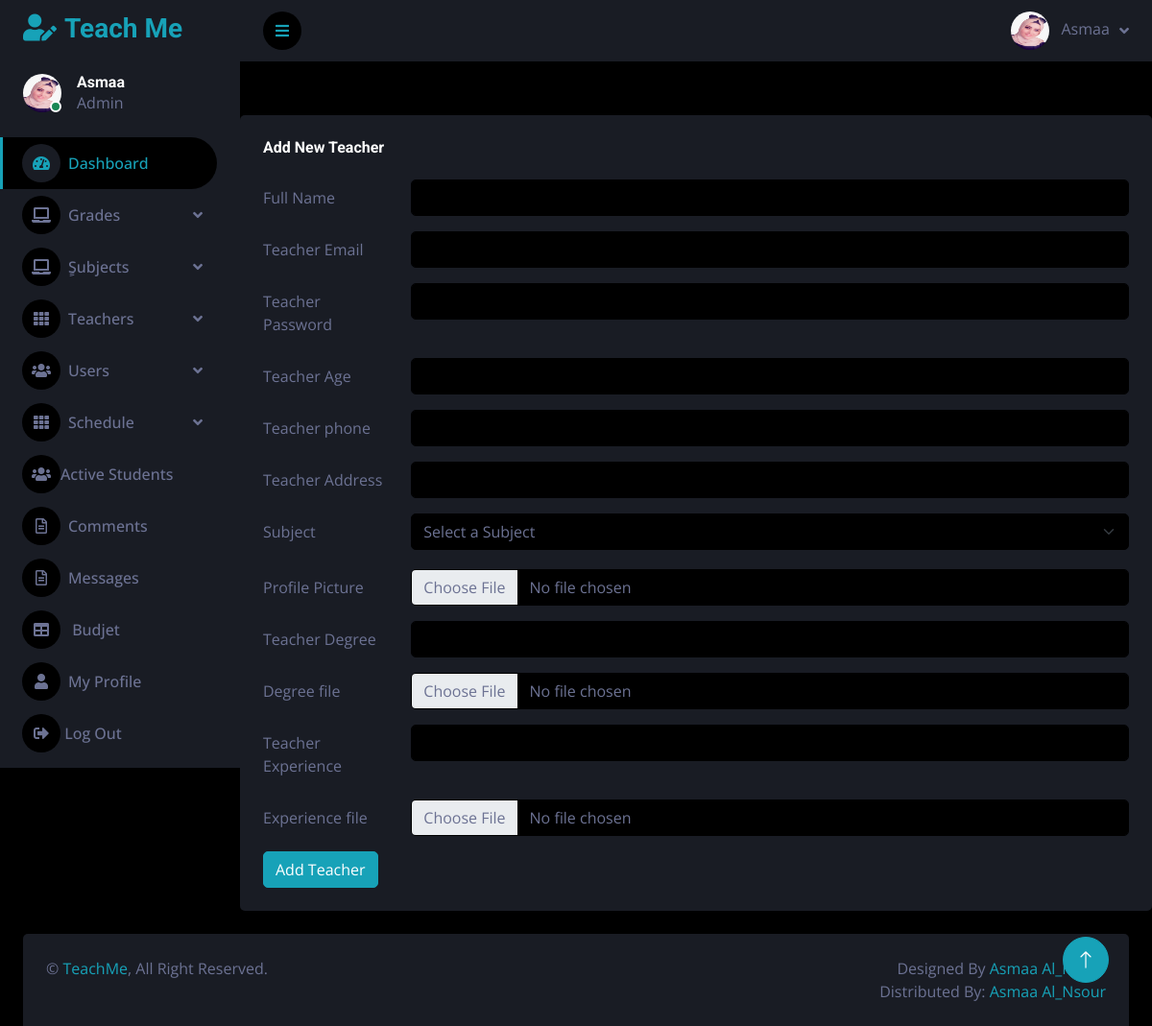
Page /Source Code/private_online_sessions/admin_area/index.php?insert_teacher (signed in) on the committed database.
### tables this page shows
CREATE TABLE `users` (
  `id` int(11) NOT NULL,
  `full_name` varchar(255) NOT NULL,
  `email` varchar(255) NOT NULL,
  `age` int(11) NOT NULL,
  `password` varchar(255) NOT NULL,
  `phone` varchar(50) NOT NULL,
  `user_type` varchar(50) NOT NULL DEFAULT 'user',
  `address` varchar(255) NOT NULL,
  `profile_pic` varchar(255) NOT NULL,
  `subject` varchar(255) DEFAULT NULL,
  `delete_user` int(11) NOT NULL DEFAULT 1
);

### Source Code/private_online_sessions/admin_area/insert_teacher.php (the view, shortened to what this page needs)
<?php
if(!isset($_SESSION['admin_email'])){
    echo "<script>window.open('../dashboard/login.php','_self')</script>";
}
else {
?>
<br><br>
 <div class="col-sm-12 col-xl-12  mt-2">
                        <div class="bg-secondary rounded h-100 p-4">
                            <h6 class="mb-4">Add New Teacher</h6>
                            <form method="post" enctype="multipart/form-data">
                                <div class="row mb-3">
                                    <label for="inputEmail3" class="col-sm-2 col-form-label">Full Name</label>
                                    <div class="col-sm-10">
                                        <input type="text"  name="full_name" class="form-control" id="inputEmail3" required>
                                    </div>
                                </div>
                                <div class="row mb-3">
                                    <label for="inputEmail3" class="col-sm-2 col-form-label">Teacher Email</label>
                                    <div class="col-sm-10">
                                        <input type="email"  name="email" class="form-control" id="inputEmail3" required>
                                    </div>
                                </div>
                                <div class="row mb-3">
                                    <label for="inputEmail3" class="col-sm-2 col-form-label">Teacher Password</label>
                                    <div class="col-sm-10">
                                        <input type="password"  name="password" class="form-control" id="inputEmail3" required>
                                    </div>
                                </div>
                                <div class="row mb-3">
                                    <label for="inputEmail3" class="col-sm-2 col-form-label">Teacher Age</label>
                                    <div class="col-sm-10">
                                        <input type="text"  name="age" class="form-control" id="inputEmail3" required>
                                    </div>
                                </div>
                                <div class="row mb-3">
                                    <label for="inputEmail3" class="col-sm-2 col-form-label">Teacher phone</label>
                                    <div class="col-sm-10">
                                        <input type="text"  name="phone" class="form-control" id="inputEmail3" required>
                                    </div>
                                </div>
                                <div class="row mb-3">
                                    <label for="inputEmail3" class="col-sm-2 col-form-label">Teacher Address</label>
                                    <div class="col-sm-10">
                                        <input type="text"  name="address" class="form-control" id="inputEmail3" required>
                                    </div>
                                </div>
                                <div class="row mb-3">
                                    <label for="inputEmail3" class="col-sm-2 col-form-label">Subject</label>
                                    <div class="col-sm-10">
                                    <select  name="subject_id" class="form-select mb-1" aria-label="Default select example">
                                    <option> Select a Subject </option>
                  </select>
                                    </div></div>
                                <div class="row mb-3">
                                <label for="inputPassword3" class="col-sm-2 col-form-label">Profile Picture</label>
                                    <div class="col-sm-10">
                                    <input class="form-control bg-dark" name="image" type="file" id="formFile">
                                    </div>
                                </div>
                                <div class="row mb-3">
                                    <label for="inputEmail3" class="col-sm-2 col-form-label">Teacher Degree</label>
                                    <div class="col-sm-10">
                                        <input type="text"  name="degree" class="form-control" id="inputEmail3" required>
                                    </div>
                                </div>
                                <div class="row mb-3">
                                <label for="inputPassword3" class="col-sm-2 col-form-label">Degree file</label>
                                    <div class="col-sm-10">
                                    <input class="form-control bg-dark" name="degree_file" type="file" id="formFile">
                                    </div>
                                </div>
                                <div class="row mb-3">
                                    <label for="inputEmail3" class="col-sm-2 col-form-label">Teacher Experience</label>
                                    <div class="col-sm-10">
                                        <input type="text"  name="experience" class="form-control" id="inputEmail3" required>
                                    </div>
                                </div>
                                <div class="row mb-3">
                                <label for="inputPassword3" class="col-sm-2 col-form-label">Experience file</label>
                                    <div class="col-sm-10">
                                    <input class="form-control bg-dark" name="experience_file" type="file" id="formFile">
                                    </div>
                                </div>
                                <input type="submit" name="submit" value="Add Teacher"  class="btn btn-primary">
                        </div>
                    </div>
<?php
}
?>

### Source Code/private_online_sessions/admin_area/sidebar.php (shortened to what this page needs)
<?php
include("includes/db.php");
if(!isset($_SESSION['admin_email'])){
echo "<script>window.open('../dashboard/login.php','_self')</script>";
}
else {
    $email=$_SESSION['admin_email'];
    $get_admin = "SELECT * FROM users WHERE email ='$email'";
    $run_admin = mysqli_query($con,$get_admin);
    $row_admin = mysqli_fetch_array($run_admin);
?>
<body>
    <div class="container-fluid position-relative d-flex p-0">
        <div class="sidebar pe-4 pb-3">
            <nav class="navbar bg-secondary navbar-dark">
                <a href="index.php?dashboard" class="navbar-brand mx-4 mb-3">
                    <h3 class="text-primary"><i class="fa fa-user-edit me-2"></i>Teach Me</h3>
                </a>
                <div class="d-flex align-items-center ms-4 mb-4">
                    <div class="position-relative">
                        <img class="rounded-circle" src="../admin_area/user_image/<?php echo $row_admin['profile_pic']; ?>" alt="" style="width: 40px; height: 40px;">
                        <div class="bg-success rounded-circle border border-2 border-white position-absolute end-0 bottom-0 p-1"></div>
                    </div>
                    <div class="ms-3">
                        <h6 class="mb-0"><?php echo $row_admin['full_name'] ;?></h6>
                        <span>Admin</span>
                    </div>
                </div>
                <div class="navbar-nav w-100">
                <a href="index.php?dashboard" class="nav-item nav-link active"><i class="fa fa-tachometer-alt me-2"></i>Dashboard</a>
                <div class="nav-item dropdown">
                        <a href="#" class="nav-link dropdown-toggle" data-bs-toggle="dropdown"><i class="fa fa-laptop me-2"></i>Grades</a>
                    </div>
                <div class="nav-item dropdown">
                        <a href="#" class="nav-link dropdown-toggle" data-bs-toggle="dropdown"><i class="fa fa-laptop me-2"></i>ٍSubjects</a>
                    </div>
                    <div class="nav-item dropdown">
                        <a href="#" class="nav-link dropdown-toggle" data-bs-toggle="dropdown"><i class="fa fa-th me-2"></i>Teachers</a>
                    </div>
                    <div class="nav-item dropdown">
                        <a href="#" class="nav-link dropdown-toggle" data-bs-toggle="dropdown"><i class="fa fa-users me-2"></i>Users</a>
                    </div>
                    <div class="nav-item dropdown">
                <a href="#" class="nav-link dropdown-toggle" data-bs-toggle="dropdown"><i class="fa fa-th me-2"></i>Schedule</a>
                </div>
                    <a href="index.php?student" class="nav-item nav-link"><i class="fas fa-users"></i>Active Students</a>
                    <a href="index.php?comment" class="nav-item nav-link"><i class="far fa-file-alt me-2"></i>Comments</a>
                    <a href="index.php?message" class="nav-item nav-link"><i class="far fa-file-alt me-2"></i>Messages</a>
                                   <a href="index.php?budjet" class="nav-item nav-link"><i class="fa fa-table me-2"></i> Budjet</a>
                    <a href="index.php?user_profile=<?php echo $id; ?>" class="nav-item nav-link"><i class="fa fa-user me-2"></i>My Profile</a>
                    <a href="index.php?logout" class="nav-item nav-link"><i class="fas fa-sign-out-alt"></i>  Log Out</a>
                </div>
            </nav>
        </div>
        <div class="content">
            <nav class="navbar navbar-expand bg-secondary navbar-dark sticky-top px-4 py-0">
                <a href="#" class="sidebar-toggler flex-shrink-0">
                    <i class="fa fa-bars"></i>
                </a>
                <div class="navbar-nav align-items-center ms-auto">
                    <div class="nav-item dropdown">
                    <div class="nav-item dropdown">
                        <a href="#" class="nav-link dropdown-toggle" data-bs-toggle="dropdown">
                            <img class="rounded-circle me-lg-2" src="../admin_area/user_image/<?php echo $row_admin['profile_pic']; ?>" alt="" style="width: 40px; height: 40px;">
                            <span class="d-none d-lg-inline-flex"><?php echo $row_admin['full_name'] ;?></span>
                        </a>
                    </div>
                </div>
            </nav>
        <?php
 }
  ?>

### Source Code/private_online_sessions/admin_area/css/style.css (style rules this page uses)
:root { --primary: #17A2B8; --secondary: #191C24; --light: #6C7293; --dark: #000000; }
.btn { transition: .5s; }
.sidebar { position: fixed; top: 0; left: 0; bottom: 0; width: 250px; height: 100vh; overflow-y: auto; background: var(--secondary); transition: 0.5s; z-index: 999; }
.content { margin-left: 250px; min-height: 100vh; background: var(--dark); transition: 0.5s; }
@media (min-width: 992px) { .sidebar { margin-left: 0; } }
@media (min-width: 992px) { .content { width: calc(100% - 250px); } }
.sidebar .navbar .navbar-nav .nav-link { padding: 7px 20px; color: var(--light); font-weight: 500; border-left: 3px solid var(--secondary); border-radius: 0 30px 30px 0; outline: none; }
.sidebar .navbar .navbar-nav .nav-link:hover, .sidebar .navbar .navbar-nav .nav-link.active { color: var(--primary); background: var(--dark); border-color: var(--primary); }
.sidebar .navbar .navbar-nav .nav-link i { width: 40px; height: 40px; display: inline-flex; align-items: center; justify-content: center; background: var(--dark); border-radius: 40px; }
.sidebar .navbar .navbar-nav .nav-link:hover i, .sidebar .navbar .navbar-nav .nav-link.active i { background: var(--secondary); }
.sidebar .navbar .dropdown-toggle::after { position: absolute; top: 15px; right: 15px; border: none; content: "\f107"; font-family: "Font Awesome 5 Free"; font-weight: 900; transition: .5s; }
.content .navbar .navbar-nav .nav-link { margin-left: 25px; padding: 12px 0; color: var(--light); outline: none; }
.content .navbar .sidebar-toggler, .content .navbar .navbar-nav .nav-link i { width: 40px; height: 40px; display: inline-flex; align-items: center; justify-content: center; background: var(--dark); border-radius: 40px; }
.content .navbar .dropdown-toggle::after { margin-left: 6px; vertical-align: middle; border: none; content: "\f107"; font-family: "Font Awesome 5 Free"; font-weight: 900; transition: .5s; }

### rows in the picture
users: profile_pic (picture), full_name "Asmaa"
